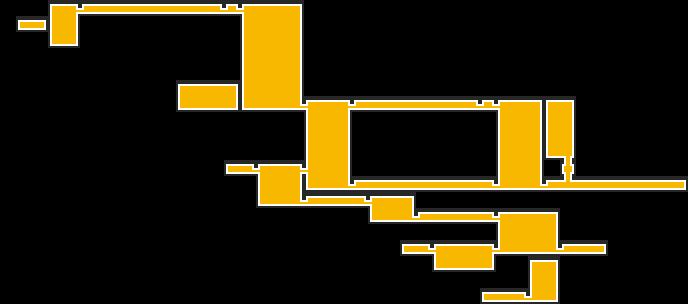

Below is a game level as drawn by its tile map, then a one-line description and the .tmx file that defines it, in full:
An orthogonal 43x19 tile map with 16x16 px tiles, 1 tile layer (map).

<map version="1.0" orientation="orthogonal" renderorder="right-down" width="43" height="19" tilewidth="16" tileheight="16" nextobjectid="1">
 <tileset firstgid="1" name="maptiles" tilewidth="16" tileheight="16" tilecount="256" columns="16">
  <image source="../img/tiles/maptiles.gif" width="256" height="256" />
  <tile id="194">
   <properties>
    <property name="triggerheight" type="int" value="32" />
    <property name="triggersave" value="temple1lavadrain" />
   </properties>
  </tile>
 </tileset>
 <layer name="map" width="43" height="19">
  <data encoding="csv">
0,0,0,17,35,82,113,113,113,113,113,113,113,99,68,18,49,49,33,0,0,0,0,0,0,0,0,0,0,0,0,0,0,0,0,0,0,0,0,0,0,0,0,
0,81,97,145,161,0,0,0,0,0,0,0,0,0,0,145,177,177,161,0,0,0,0,0,0,0,0,0,0,0,0,0,0,0,0,0,0,0,0,0,0,0,0,
0,0,0,209,225,0,0,0,0,0,0,0,0,0,0,145,177,177,161,0,0,0,0,0,0,0,0,0,0,0,0,0,0,0,0,0,0,0,0,0,0,0,0,
0,0,0,0,0,0,0,0,0,0,0,0,0,0,0,145,177,177,161,0,0,0,0,0,0,0,0,0,0,0,0,0,0,0,0,0,0,0,0,0,0,0,0,
0,0,0,0,0,0,0,0,0,0,0,0,0,0,0,145,177,177,161,0,0,0,0,0,0,0,0,0,0,0,0,0,0,0,0,0,0,0,0,0,0,0,0,
0,0,0,0,0,0,0,0,0,0,0,17,49,49,33,145,177,177,161,0,0,0,0,0,0,0,0,0,0,0,0,0,0,0,0,0,0,0,0,0,0,0,0,
0,0,0,0,0,0,0,0,0,0,0,209,241,241,225,209,241,241,227,18,49,35,82,113,113,113,113,113,113,99,68,18,49,33,17,33,0,0,0,0,0,0,0,
0,0,0,0,0,0,0,0,0,0,0,0,0,0,0,0,0,0,0,145,177,161,0,0,0,0,0,0,0,0,0,145,177,161,145,161,0,0,0,0,0,0,0,
0,0,0,0,0,0,0,0,0,0,0,0,0,0,0,0,0,0,0,145,177,161,0,0,0,0,0,0,0,0,0,145,177,161,145,161,0,0,0,0,0,0,0,
0,0,0,0,0,0,0,0,0,0,0,0,0,0,0,0,0,0,0,145,177,161,0,0,0,0,0,0,0,0,0,145,177,161,209,229,0,0,0,0,0,0,0,
0,0,0,0,0,0,0,0,0,0,0,0,0,0,81,99,18,49,35,146,177,161,0,0,0,0,0,0,0,0,0,145,177,161,0,77,0,0,0,0,0,0,0,
0,0,0,0,0,0,0,0,0,0,0,0,0,0,0,0,145,177,161,209,241,227,82,113,113,113,113,113,113,113,99,210,241,227,82,121,113,113,113,113,113,113,97,
0,0,0,0,0,0,0,0,0,0,0,0,0,0,0,0,209,241,227,82,113,113,99,18,49,33,0,0,0,0,0,0,0,0,0,0,0,0,0,0,0,0,0,
0,0,0,0,0,0,0,0,0,0,0,0,0,0,0,0,0,0,0,0,0,0,0,209,241,227,82,113,113,113,99,18,49,49,33,0,0,0,0,0,0,0,0,
0,0,0,0,0,0,0,0,0,0,0,0,0,0,0,0,0,0,0,0,0,0,0,0,0,0,0,0,0,0,0,145,177,177,161,0,0,0,0,0,0,0,0,
0,0,0,0,0,0,0,0,0,0,0,0,0,0,0,0,0,0,0,0,0,0,0,0,0,81,99,18,49,49,35,210,241,241,227,82,113,97,0,0,0,0,0,
0,0,0,0,0,0,0,0,0,0,0,0,0,0,0,0,0,0,0,0,0,0,0,0,0,0,0,209,241,241,225,0,0,17,33,0,0,0,0,0,0,0,0,
0,0,0,0,0,0,0,0,0,0,0,0,0,0,0,0,0,0,0,0,0,0,0,0,0,0,0,0,0,0,0,0,0,145,161,0,0,0,0,0,0,0,0,
0,0,0,0,0,0,0,0,0,0,0,0,0,0,0,0,0,0,0,0,0,0,0,0,0,0,0,0,0,0,81,113,99,210,225,0,0,0,0,0,0,0,0
</data>
 </layer>
</map>
